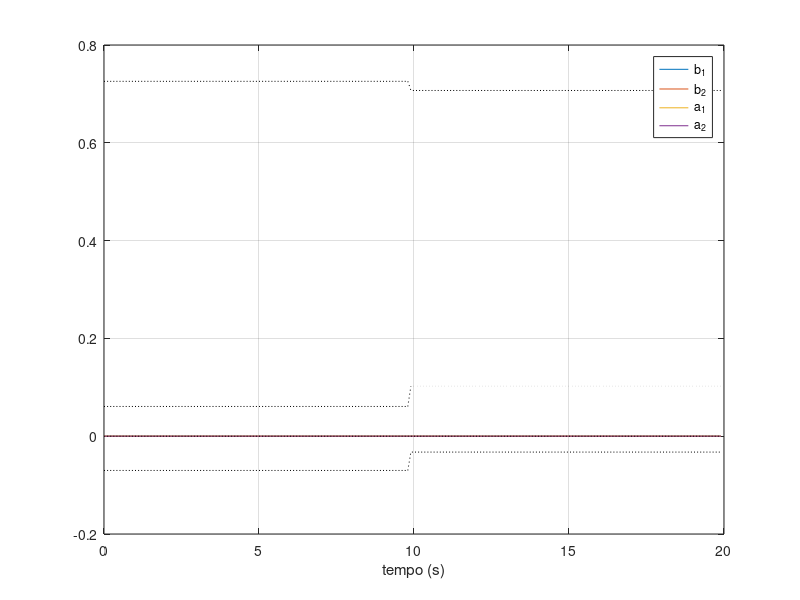

This chart was generated by the following MATLAB code:
clear;
clc;

pkg load control;
pkg load signal;

%% Sistema 1
K = 1;
Wn = 20;
Xi = 0.7;

G1 = tf([K*(Wn^2)], [1, 2*Xi*Wn, Wn^2]);

% sistema discretizado
fs = 10;
T = 1/fs;

G1z = c2d(G1, T, 'zoh');
b1_1 = G1z.num{1}(1);
b2_1 = G1z.num{1}(2);
a1_1 = G1z.den{1}(2);
a2_1 = G1z.den{1}(3);

%% Sistema 2
K = 0.95;
Wn = 19;
Xi = 0.6;

G2 = tf([K*(Wn^2)], [1, 2*Xi*Wn, Wn^2]);

G2z = c2d(G2, T, 'zoh');
b1_2 = G2z.num{1}(1);
b2_2 = G2z.num{1}(2);
a1_2 = G2z.den{1}(2);
a2_2 = G2z.den{1}(3);

%% Planta variante no tempo
tmax = 20;
tempo = 0:T:tmax-T;
N = numel(tempo);

b1 = b1_1*ones(1,N);
b2 = b2_1*ones(1,N);
a1 = a1_1*ones(1,N);
a2 = a2_1*ones(1,N);

b1(N/2:end) = b1_2;
b2(N/2:end) = b2_2;
a1(N/2:end) = a1_2;
a2(N/2:end) = a2_2;

%% Entrada e saida do sistema
freq = 2;
duty = 50;
x = square(2*pi*freq.*tempo,duty);

y = zeros(1,N);


%%
rho = 1;
P = rho*eye(4);
u = zeros(4,1);

theta = zeros(4,N);

lambda = 0.95;

for n = 3:N

    % saida do sistema
    y(n) = b1(n)*x(n-1) + b2(n)*x(n-2) - a1(n)*y(n-1) -a2(n)*y(n-2);

    % atualizacao vetor u


    % vetor de ganho h


    % Atualizacao dos parametros


    % atualizacao da matriz P


end


% Resultados
figure;
stairs(tempo, theta');
hold on;
plot(tempo, b1, 'k:');
plot(tempo, b2, 'k:');
plot(tempo, a1, 'k:');
plot(tempo, a2, 'k:');
legend('b_1', 'b_2', 'a_1', 'a_2');
xlabel('tempo (s)');
grid on;
